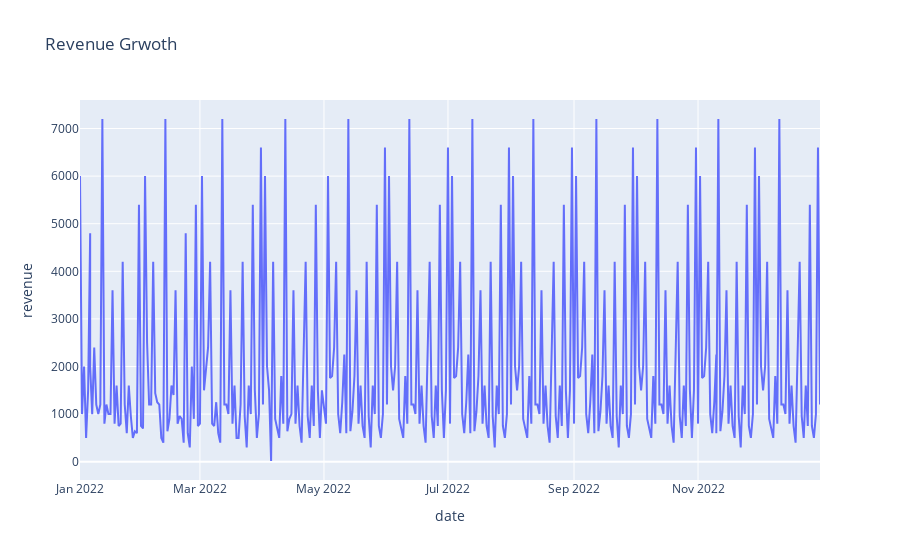

This figure's notebook cell:
### Code cell
px.line(data_frame=df,x='date',y='revenue',title='Revenue Grwoth')

### Figure 1 — Plotly figure (JSON) as saved in the notebook; plotly's stock layout.template omitted (floating-point values rounded to 4 significant figures; data arrays with more than 128 entries replaced by an {"elided": "..."} marker saying what was removed)
{"data": [{"hovertemplate": "date=%{x}<br>revenue=%{y}<extra></extra>", "legendgroup": "", "line": {"color": "#636efa", "dash": "solid"}, "marker": {"symbol": "circle"}, "mode": "lines", "name": "", "orientation": "v", "showlegend": false, "type": "scatter", "x": {"elided": "368 str values"}, "xaxis": "x", "y": {"elided": "368 float values"}, "yaxis": "y"}], "layout": {"legend": {"tracegroupgap": 0}, "title": {"text": "Revenue Grwoth"}, "xaxis": {"anchor": "y", "domain": [0, 1], "title": {"text": "date"}}, "yaxis": {"anchor": "x", "domain": [0, 1], "title": {"text": "revenue"}}}}
